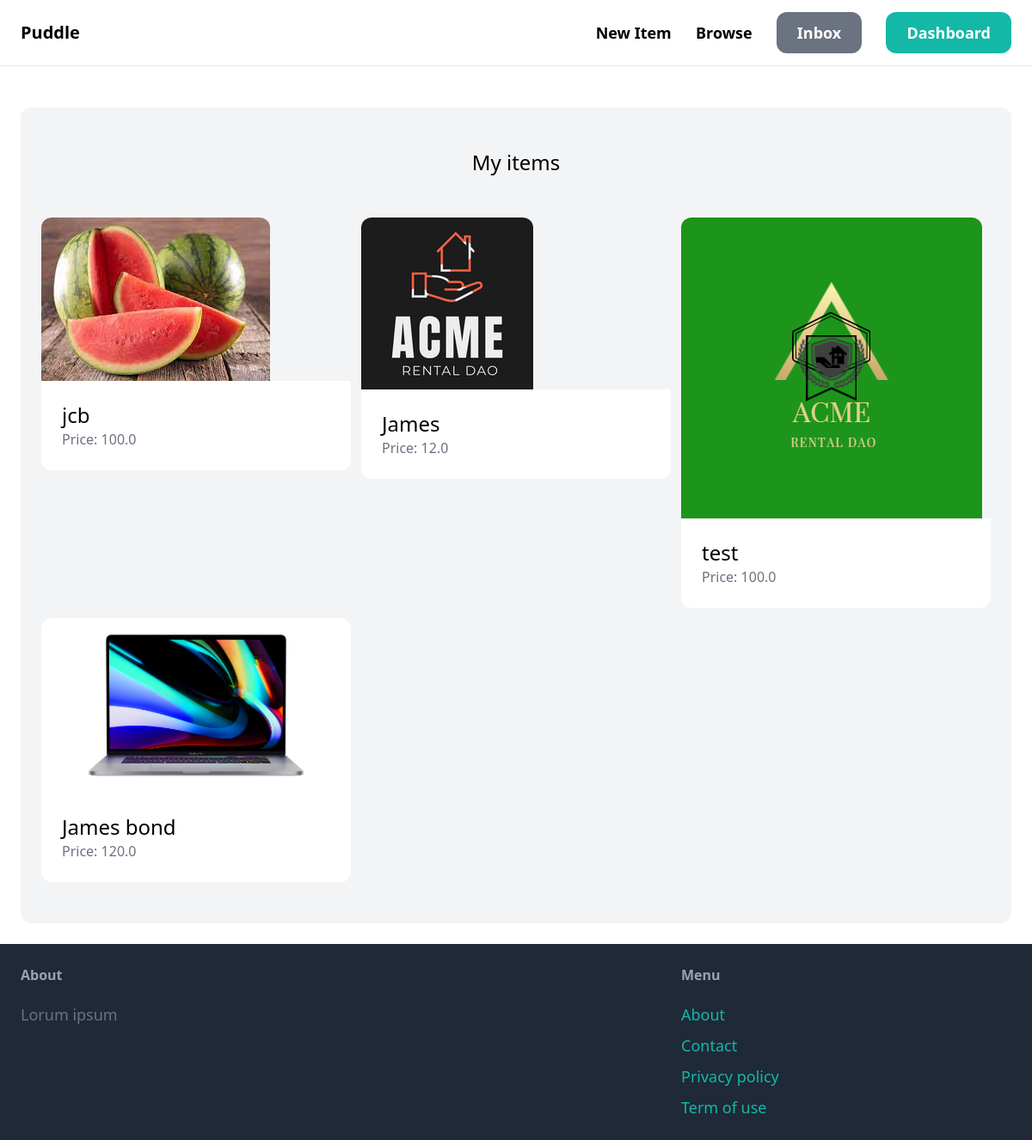
The page /dashboard/ (signed in) on the database its author committed.
### items/models.py (models this page shows, shortened)
class Item(models.Model):
    category = models.ForeignKey(Category,related_name='items',on_delete=models.CASCADE)
    name = models.CharField(max_length=255)
    description = models.TextField(blank=True,null=True)
    price = models.FloatField()
    image = models.ImageField(upload_to='item_images',blank=True,null=True)
    is_sold = models.BooleanField(default=False)
    created_by = models.ForeignKey(User,on_delete=models.CASCADE)
    created_at = models.DateTimeField(auto_now_add=True)

### dashboard/views.py (the view)
# urls.py: path('',views.index,name='index'),
@login_required
def index(request):
    items = Item.objects.filter(created_by=request.user)
    return render(request,'dashboard/index.html',{'items':items})

### dashboard/templates/dashboard/index.html (shortened to what this page needs)
{% extends 'base.html' %}
{% block content %}
    <div class="mt-6 px-6 py-12 bg-gray-100 rounded-xl">
        <h2 class="mb-12 text-2xl text-center">My items</h2>
        <div class="grid grid-cols-3 gap-3">
            {% for item in items %}
                <div>
                    <a href="{% url 'detail' item.id %}">
                        <div>
                            <img src="{{ item.image.url }}" class="rounded-t-xl">
                        </div>
                        <div class="p-6 bg-white rounded-b-xl">
                            <h2 class="text-2xl">{{ item.name }}</h2>
                            <p class="text-gray-500">Price: {{ item.price }}</p>
                        </div>
                    </a>
                </div>
            {% endfor %}
        </div>
    </div>
 {% endblock %}

### rows shown on the page
Item: image (picture), name "jcb", price "100.0"
Item: image (picture), name "James", price "12.0"
Item: image (picture), name "test", price "100.0"
Item: image (picture), name "James bond", price "120.0"
